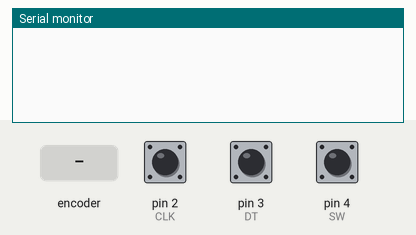
Recording of a sketch running on a simulated Arduino Uno, built with avr-gcc and run on an emulated ATmega328P. On the bench: the last lines printed to the serial monitor. The test bench sets the inputs (shaded band); at power-on: pin 4 (SW) HIGH, pin 2 (CLK) HIGH, pin 3 (DT) HIGH.

Above: at 1.2 s.
1.3 s: rotary encoder on pin 2 (CLK) / pin 3 (DT) turned 1 step (first pin leading)
At 1.8 s:
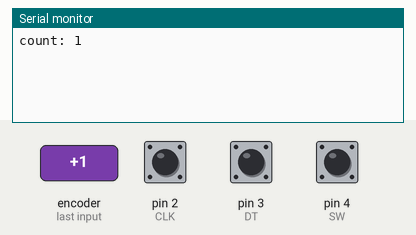
3.0 s: pin 4 (SW) pulled LOW for 0.15 s
At 4.1 s:
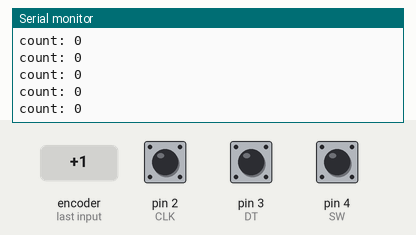
4.6 s: rotary encoder on pin 2 (CLK) / pin 3 (DT) turned 3 steps (first pin leading)
At 5.8 s:
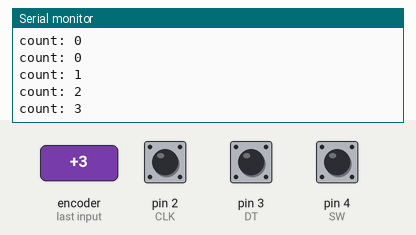
Timing chart, 0 to 7.6 s (numbered marks = the images above; inputs shaded):
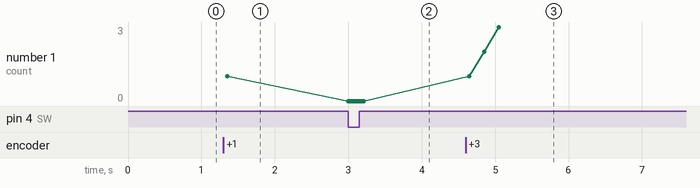

Measured:
- after the input at 1.3 s, the serial monitor: prints a new line after 0.05 s (image 1)
- after the input at 3.0 s, the serial monitor: prints a new line at once (image 2)
- after the input at 4.6 s, the serial monitor: prints a new line after 0.05 s (image 3)
- plotted number 1: 1 → 0 after the input at 3.0 s, 0 → 3 after the input at 4.6 s

The sketch:

rotary_encoder.ino
```cpp
int CLK = 2;
int DT = 3;
int SW = 4;

const int interrupt0 = 0;

int count = 0;

int lastCLK = 0;

void setup() {
  // put your setup code here, to run once:
  pinMode(SW, INPUT);
  digitalWrite(SW, HIGH);
  pinMode(CLK, INPUT);
  pinMode(DT, INPUT);

  attachInterrupt(interrupt0, ClockChanged, CHANGE);

  Serial.begin(9600);
}

void loop() {
  // put your main code here, to run repeatedly:
  if(!digitalRead(SW) && count != 9){
    count = 0;
    Serial.print("count: ");
    Serial.println(count);
  }
}

void ClockChanged(){
  int clkValue = digitalRead(CLK);
  int dtValue = digitalRead(DT);

  if(lastCLK != clkValue){
    lastCLK != clkValue;

    count += (clkValue != dtValue ?1:-1);

    Serial.print("count: ");
    Serial.println(count);
  }
}
```
